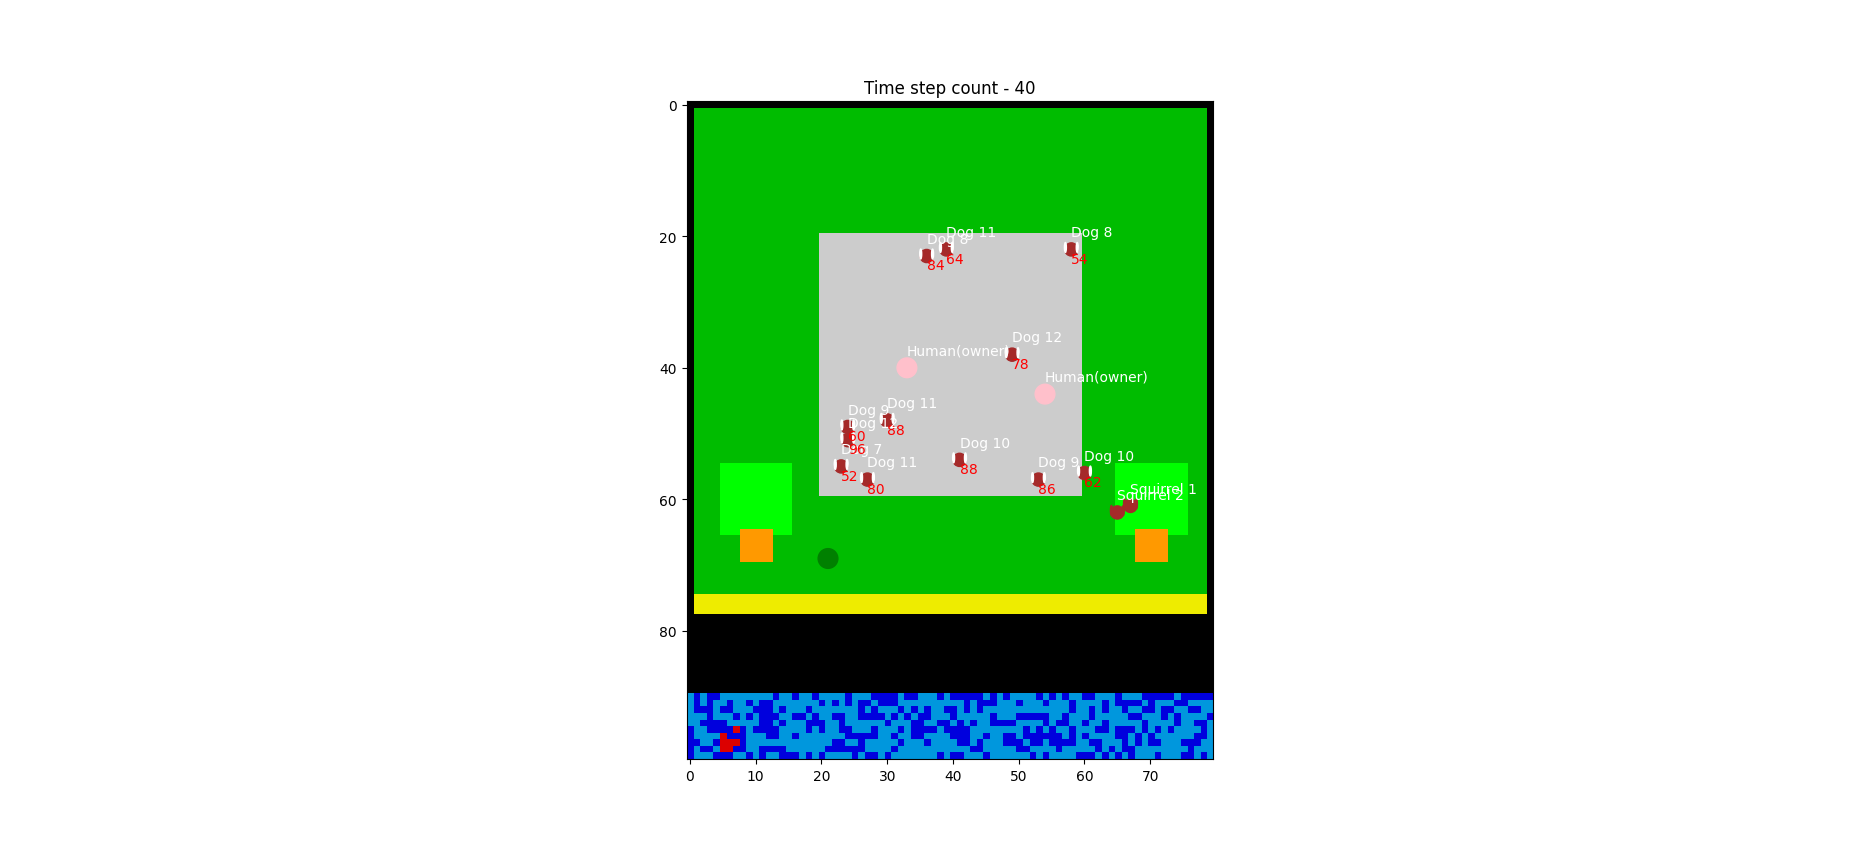

This figure's Python source:
"""
assessment.py - FOP Assignment, Sem 1 2024

Written by : Chanuka Dilusha Athalage
Student ID : 21953004

Usage: contains the main class, yard building, making rain

Versions:
    - V1.0
"""
#importing libraries and creature classes
import numpy as np
import matplotlib.pyplot as plt
import random
import time

from creatures import Puppy, Squirrel, Human, Ball

#building the yard and raindrops
def build_yard(dims):

    #building rain
    raindrop_area = np.zeros(dims)
    raindrop_area[90:100, :] = 1

    #building yard and sky
    plan = np.zeros(dims) 
    plan[20:60,20:60] = 10
    plan[75:78,1:79] = 7
    plan[1:20,1:79] = 5
    plan[20:60,1:20] = 5
    plan[20:60,60:79] = 5
    plan[60:75,1:79] = 5
    plan[90:,:] = 3
    plan[95:99,5:9] = 9

    #building trees
    tree_size = 5
    trunk_size = 4

    plan[60-tree_size:60+tree_size+1, 70-tree_size:70+tree_size+1] = 6
    plan[60+tree_size:60+tree_size+trunk_size+1, 70-trunk_size//2:70+trunk_size//2+1] = 8

    plan[60-tree_size:60+tree_size+1, 10-tree_size:10+tree_size+1] = 6
    plan[60+tree_size:60+tree_size+trunk_size+1, 10-trunk_size//2:10+trunk_size//2+1] = 8

    return plan, raindrop_area
   
#method for simulating rain
def make_rain(yard, raindrop_area, num_drops):
    for i in range(num_drops):
        row = random.randint(90, 99)
        col = random.randint(0, 79)
        if raindrop_area[row, col] == 1:
            yard[row, col] = 2  

    return yard

#method to plot the yard
def plot_yard(ax, p):
    ax.imshow(p, cmap=plt.cm.nipy_spectral)

#main method
def main():

    #error handling
    valid_input = False
    while not valid_input:
    
        try:
            #taking inputs from cli
            time_steps  = int(input("How many times do you want to run the life cycle: "))
            no_puppies = int(input("Enter number of puppies: "))
            no_squirrels = int(input("Enter number of squirrels: "))
            no_humans = int(input("Enter number of humans: "))
            no_balls = int(input("Enter number of balls: "))
            valid_input = True
    
        except ValueError:
            print("Please enter integer inputs...")
        

    #defining yard and raindrop area size
    size = (100,80)
    yard, raindrop_area = build_yard(size)
    
    #creating empty lists to add creatures
    creatures = []
    humans = []
    puppies = []
    squirrels = []
    balls = []

    #defining human types in a list
    human_types = ["owner", "stranger"]

    #generating balls in the yard randomly and adding them to lists
    for i in range(no_balls):
        row = random.randrange(3,79)
        col = random.randrange(3,79)
        ball = Ball("ball", "Green", (row,col))
        balls.append(ball)
        creatures.append(ball)
    
    #generating puppies in the yard randomly and adding them to lists
    for i in range(no_puppies):
        row = random.randrange(3,74)
        col = random.randrange(3,79)

        #generating random numbers for rows and columns till puppies avoid generating on the trees (since puppies can't be on trees)
        while (54 <= row < 71) and ((5 <= col < 16) or (65 <= col < 76)):
            row = random.randrange(3,74)
            column = random.randrange(3,79)

        puppy = Puppy(f"Dog {i+1}", "white/brown", (row,col), 10)
        puppies.append(puppy)
        creatures.append(puppy)


    #generating squirrels in the yard randomly and adding them to lists
    for i in range(no_squirrels):
        row = random.randrange(3,79)
        col = random.randrange(3,79)

        #generating random numbers for rows and columns till squirrels avoid generating in the house
        while 20 <= row < 60 and 20 <= col < 60 and row <= 78:
            row = random.randrange(3,74)
            column = random.randrange(3,79)
        squirrel = Squirrel(f"Squirrel {i+1}", "brown", (row,col),2)
        creatures.append(squirrel)
        squirrels.append(squirrel)

    #generating humanss in the yard randomly and adding them to lists
    for i in range(no_humans):
        row = random.randrange(3,74)
        col = random.randrange(3,79)

        #generating random numbers for rows and columns till humans avoid generating on the trees (since humans can't be generated on trees)
        while (54 <= row < 71) and ((5 <= col < 16) or (65 <= col < 76)):
            row = random.randrange(3,74)
            column = random.randrange(3,79)
        human_type = random.choice(human_types)
        human = Human(f"Human({human_type})", "pink", (row, col), human_type,25)
        creatures.append(human)
        humans.append(human)

    #plotting yard
    plt.ion()
    fig, axs = plt.subplots(figsize=(15,10))
    plot_yard(axs, yard)

    #plotting creatures
    for c in creatures:
        c.plot_me(axs, size)

    #timestep
    for i in range(0,time_steps ):
        
        #taking objects out from creatures list
        for c in creatures:   
            
            #checking if the object is a puppy
            if isinstance(c, Puppy):
                #this if statement is used to decide the night time. when 3/4 of life cycle is done, puppies go in the house
                if i >= (3/4) * time_steps :
                    c.pos = (random.randint(20, 60), random.randint(20, 60))
                #calling puppie's functions
                else:
                    #checking if the puppie's age is valid to reproduce    
                    can_reproduce = c.reproduce_when_near_puppy(puppies)
                    #if the two puppies are of valid age to reproduce, make a new puppy and adding it to creatures and puppies lists
                    if can_reproduce == True:
                        creatures.append(Puppy(f"Dog {len(puppies)+1}", "brown/white", (c.pos), 1))
                        puppies.append(Puppy(f"Dog {len(puppies)+1}", "brown/white", (c.pos), 1))
                    #calling step change function when a squirrel nearby
                    c.step_change(squirrels)
                    #calling step change function when a ball nearby
                    c.step_change(balls)
                    #fading puppie's energy everytime it moves
                    c.energy_fading()
                    #increasing energy when near human
                    c.near_human(humans, axs, size) 
                    #if the puppy is old, remove it from the lists (shows the death of puppy)   
                    if c.is_old() == True:
                        puppies.remove(c)
                        creatures.remove(c)
  
            #checking if the object is a squirrel
            elif isinstance(c, Squirrel):
                #this if statement is used to decide the night time. when 3/4 of life cycle is done, squirrels go to the trees
                if i >= (3/4) * time_steps :
                    c.pos = (random.randint(55, 65), random.randint(65, 75))
                #calling step change function of squirrel
                else:
                    c.step_change(humans, puppies)

            #checking if the object is a human
            elif isinstance(c, Human):
                #this if statement is used to decide the night time. when 3/4 of life cycle is done, humans go in the house
                if i >= (3/4) * time_steps :
                    c.pos = (random.randint(20, 60), random.randint(20, 60))
                #calling step change function of human
                else:
                    c.step_change()

        # pasing values to make_rain method and geting the yard and plotting
        yard = make_rain(yard, raindrop_area, 10)
        axs.clear()
        plot_yard(axs, yard)

        #plotting all the creatures, setting title and saving image
        for c in creatures:
            c.plot_me(axs, size)

        axs.set_title(f"Time step count - {i+1}")
        fig.savefig("assessment.png")
        fig.canvas.draw()                                   
        fig.canvas.flush_events()
        axs.clear()
        time.sleep(2)

#running main method
if __name__ == "__main__":
    main()  
